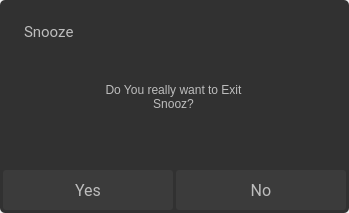
<?xml version="1.0" encoding="UTF-8"?>
<ui version="4.0">
 <class>SnoozeExitScreenBasic</class>
 <widget class="QDialog" name="SnoozeExitScreenBasic">
  <property name="geometry">
   <rect>
    <x>0</x>
    <y>0</y>
    <width>349</width>
    <height>213</height>
   </rect>
  </property>
  <property name="windowTitle">
   <string>Dialog</string>
  </property>
  <property name="styleSheet">
   <string notr="true"/>
  </property>
  <widget class="QPushButton" name="snoozeExitYes">
   <property name="geometry">
    <rect>
     <x>3</x>
     <y>170</y>
     <width>170</width>
     <height>40</height>
    </rect>
   </property>
   <property name="font">
    <font>
     <family>Roboto</family>
     <pointsize>12</pointsize>
    </font>
   </property>
   <property name="focusPolicy">
    <enum>Qt::NoFocus</enum>
   </property>
   <property name="styleSheet">
    <string notr="true">QPushButton {
background-color:#3B3B3B;
color:#BDBDBD;
border:none;
border-radius:3px;
}
QPushButton:pressed {
background-color:#606060;
color:#BDBDBD;
border:none;
border-radius:3px;
}
</string>
   </property>
   <property name="text">
    <string>Yes</string>
   </property>
  </widget>
  <widget class="QLabel" name="snoozeExitTitle">
   <property name="geometry">
    <rect>
     <x>24</x>
     <y>16</y>
     <width>161</width>
     <height>31</height>
    </rect>
   </property>
   <property name="font">
    <font>
     <family>Roboto</family>
     <pointsize>11</pointsize>
    </font>
   </property>
   <property name="styleSheet">
    <string notr="true">color:#BDBDBD</string>
   </property>
   <property name="text">
    <string>Snooze</string>
   </property>
  </widget>
  <widget class="QPushButton" name="snoozeExitNo">
   <property name="geometry">
    <rect>
     <x>176</x>
     <y>170</y>
     <width>170</width>
     <height>40</height>
    </rect>
   </property>
   <property name="font">
    <font>
     <family>Roboto</family>
     <pointsize>12</pointsize>
    </font>
   </property>
   <property name="focusPolicy">
    <enum>Qt::NoFocus</enum>
   </property>
   <property name="styleSheet">
    <string notr="true">QPushButton {
background-color:#3B3B3B;
color:#BDBDBD;
border:none;
border-radius:3px;
}
QPushButton:pressed {
background-color:#606060;
color:#BDBDBD;
border:none;
border-radius:3px;
}
</string>
   </property>
   <property name="text">
    <string>No</string>
   </property>
  </widget>
  <widget class="QLabel" name="snoozeExitWarning">
   <property name="geometry">
    <rect>
     <x>48</x>
     <y>66</y>
     <width>251</width>
     <height>61</height>
    </rect>
   </property>
   <property name="styleSheet">
    <string notr="true">color:#BDBDBD</string>
   </property>
   <property name="text">
    <string>Do You really want to Exit 
Snooz?</string>
   </property>
   <property name="alignment">
    <set>Qt::AlignCenter</set>
   </property>
  </widget>
  <widget class="QFrame" name="frame">
   <property name="geometry">
    <rect>
     <x>0</x>
     <y>0</y>
     <width>349</width>
     <height>213</height>
    </rect>
   </property>
   <property name="styleSheet">
    <string notr="true">background-color: rgb(49, 49, 49);
border: 1px;
border-radius: 5px;</string>
   </property>
   <property name="frameShape">
    <enum>QFrame::StyledPanel</enum>
   </property>
   <property name="frameShadow">
    <enum>QFrame::Raised</enum>
   </property>
  </widget>
  <zorder>frame</zorder>
  <zorder>snoozeExitYes</zorder>
  <zorder>snoozeExitTitle</zorder>
  <zorder>snoozeExitNo</zorder>
  <zorder>snoozeExitWarning</zorder>
 </widget>
 <resources/>
 <connections/>
</ui>
